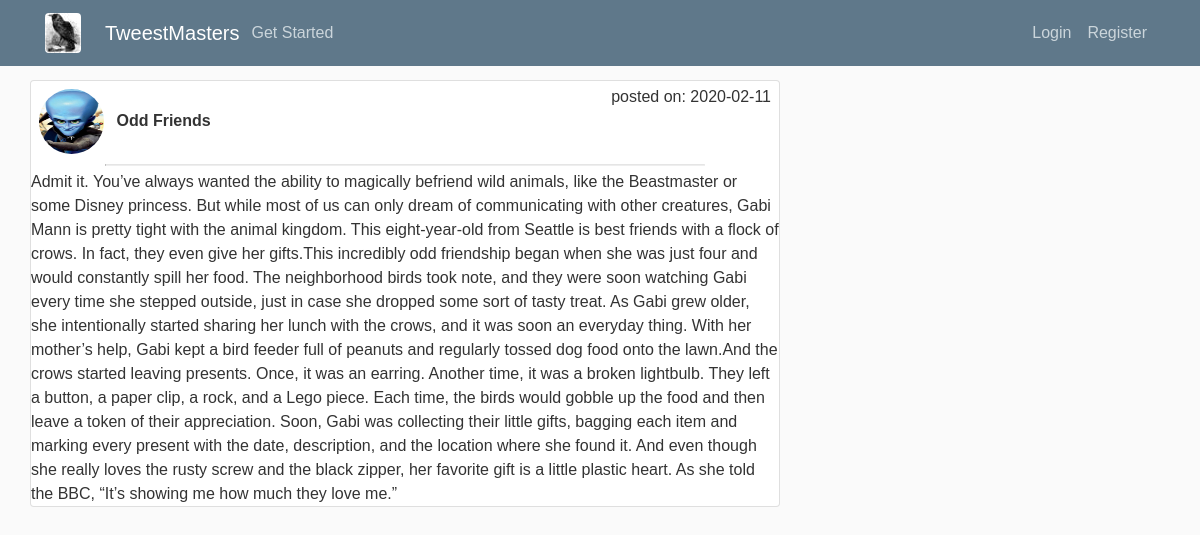
Screenshot of /tweest/3 with the database file from the repository.
### tweestmaster/models.py (models this page shows, shortened)
class User(db.Model, UserMixin):
    id = db.Column(db.Integer, primary_key=True)
    username = db.Column(db.String(40), nullable=False, unique=True)
    email = db.Column(db.String(100), nullable=False, unique=True)
    password = db.Column(db.String(100), nullable=False)
    image_file = db.Column(db.String(100), nullable=False, default='default.png')
    date_created = db.Column(db.DateTime, nullable=False, default=datetime.utcnow)
    reviews = db.relationship("Review", backref="review_user", lazy=True)
    tweests = db.relationship("Tweest", backref='tweest_user', lazy=True)
    articles = db.relationship("Article", backref="article_user")
    forums = db.relationship("Forum", secondary="memberships", lazy='subquery',
                             backref=db.backref("users", lazy=True))

class Tweest(db.Model, UserMixin):
    id = db.Column(db.Integer, primary_key=True)
    title = db.Column(db.String(200), nullable=False)
    content = db.Column(db.Text, nullable=False)
    score = db.Column(db.Integer, nullable=True)
    date_created = db.Column(db.DateTime, nullable=False, default=datetime.utcnow)
    user_id = db.Column(db.Integer, db.ForeignKey("user.id"), nullable=False, default=1)
    forum_id = db.Column(db.Integer, db.ForeignKey("forum.id"), nullable=False, default=1)
    article_id = db.Column(db.Integer, db.ForeignKey("article.id"), nullable=False, default=1)
    sources = db.relationship("tweestsource", backref='source_tweest', lazy=True)
    reviews = db.relationship("Review", backref="review_tweest", lazy=True)

### tweestmaster/tweests/routes.py (the view)
@tweests.route("/tweest/<int:id>")
def tweest(id):
    tweest = Tweest.query.get_or_404(id) #
    tweests = Tweest.query.all()
    article_id=tweest.article_id
    reviews =tweest.reviews
    author_id = tweest.user_id
    author = User.query.filter_by(id=author_id).first()
    user_img = author.image_file
    post_date=tweest.date_created.strftime("%Y-%m-%d")
    dict_args = {
        "title":"Tweest",
        "tweest_title": tweest.title,
        "legend":"Booger",
        "tweest_id":id,
        'content': tweest.content,
        'reviews': reviews,
        "author_image":user_img,
        "post_date":post_date,
        "article_id":article_id
    }
    return render_template('tweests/tweest.html', id=id,  data=dict_args)

### tweestmaster/templates/tweests/tweest.html (shortened to what this page needs)
{% extends "layout-basic.html" %}
{% block main_content %}
<div class="card">
  <div>
    <img class="rounded-circle article-img m-2"
         src="{{ url_for('static', filename='profile_pics/'+ data['author_image'])}}">
    <strong class="mt-2">{{ data['tweest_title'] }}</strong>
    <span class="getclass float-right m-1 pr-1">posted on: <span class="blue_text">{{ data['post_date'] }}</span></span>
    <hr class="float-center">
  </div>
  <div>
    {{ data['content'] }}
  </div>
</div>
{% endblock %}

### tweestmaster/static/main.css (style rules this page uses)
body { background: #fafafa; font-family: arial; color: #333333; margin-top: 5rem; }
hr { display: block; width: 80%; margin-left: auto; margin-right: auto; overflow: hidden; border-style: inset; border-width: 1px; margin-bottom:4px; margin-top:2px; color:#ccccc3; }
.article-img { height: 65px; width: 65px; margin-right: 16px; }

### rows the page displays
User: image_file (placeholder picture)
Tweest: tweest_title "Odd Friends", content "Admit it. You’ve always wanted the ability to magically befriend wild animals, like the Beastmaster or some Disney princess. But while most of us can only dream of communicating with other creatures, Gabi Mann is pretty tight with the animal kingdom. This eight-year-old from Seattle is best friends with a flock of crows. In fact, they even give her gifts.This incredibly odd friendship began when she was just four and would constantly spill her food. The neighborhood birds took note, and they were soon watching Gabi every time she stepped outside, just in case she dropped some sort of tasty treat. As Gabi grew older, she intentionally started sharing her lunch with the crows, and it was soon…"

### other values shown
{{ data['post_date'] }} "2020-02-11"
